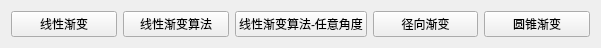
<?xml version="1.0" encoding="UTF-8"?>
<ui version="4.0">
 <class>MainWidget</class>
 <widget class="QWidget" name="MainWidget">
  <property name="geometry">
   <rect>
    <x>0</x>
    <y>0</y>
    <width>601</width>
    <height>44</height>
   </rect>
  </property>
  <property name="windowTitle">
   <string>渐变</string>
  </property>
  <layout class="QGridLayout" name="gridLayout">
   <item row="0" column="4">
    <widget class="QPushButton" name="conicalGradientButton">
     <property name="text">
      <string>圆锥渐变</string>
     </property>
    </widget>
   </item>
   <item row="0" column="0">
    <widget class="QPushButton" name="linearGradientButton">
     <property name="text">
      <string>线性渐变</string>
     </property>
    </widget>
   </item>
   <item row="0" column="3">
    <widget class="QPushButton" name="radialGradientButton">
     <property name="text">
      <string>径向渐变</string>
     </property>
    </widget>
   </item>
   <item row="0" column="1">
    <widget class="QPushButton" name="linearGradientAlgorithmButton">
     <property name="text">
      <string>线性渐变算法</string>
     </property>
    </widget>
   </item>
   <item row="0" column="2">
    <widget class="QPushButton" name="linearGradientAlgorithm2Button">
     <property name="text">
      <string>线性渐变算法-任意角度</string>
     </property>
    </widget>
   </item>
  </layout>
 </widget>
 <resources/>
 <connections/>
</ui>
